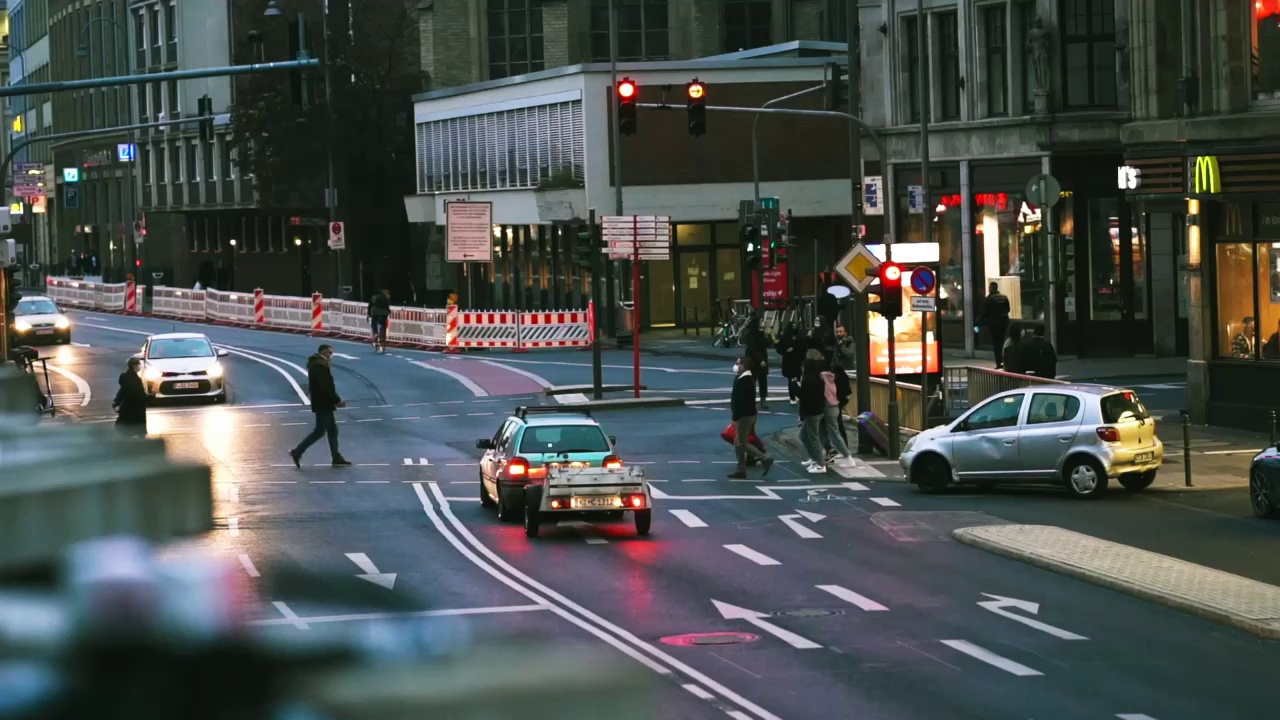
#> input picture Assignment4/sample.jpg, 1280 x 720 px, given in place of the camera
$ python Assignment3.py
#> lines starting #> are read from the running program, lines starting #| are printed output that depends on the picture; after the words box and inside, x2 and y2 are one past the last pixel; in counts of white or black regions, pixels touching at a corner belong together
import cv2
import numpy as np

def order_corners(points):
    # Raða þeim eftir x hnitum
    points = sorted(points, key=lambda p: p[0])

    # Skipti þeim upp eftir y hnitum
    upper_pair = sorted(points[:2], key=lambda p: p[1])
    lower_pair = sorted(points[2:], key=lambda p: p[1])

    ordered_corners = [upper_pair[0], upper_pair[1], lower_pair[1], lower_pair[0]]

    return ordered_corners


cap = cv2.VideoCapture(1)

while True:
    ret, frame = cap.read()
#> frame is the input picture: shape (720, 1280, 3); mean B, G, R 77.7, 79.4, 73.4

    gray = cv2.cvtColor(frame, cv2.COLOR_BGR2GRAY)
    gray = cv2.medianBlur(gray, 9)
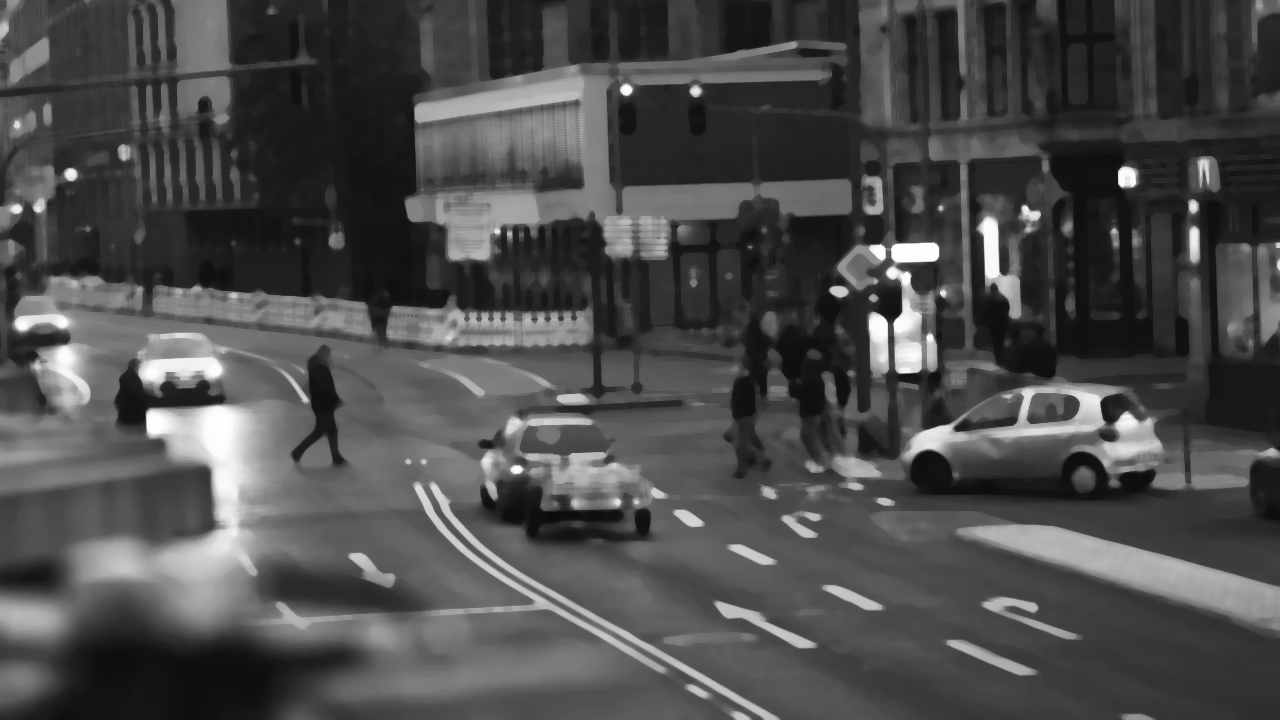
#> gray: shape (720, 1280); min 12, max 255, mean 76
    edges = cv2.Canny(gray, 100, 200)
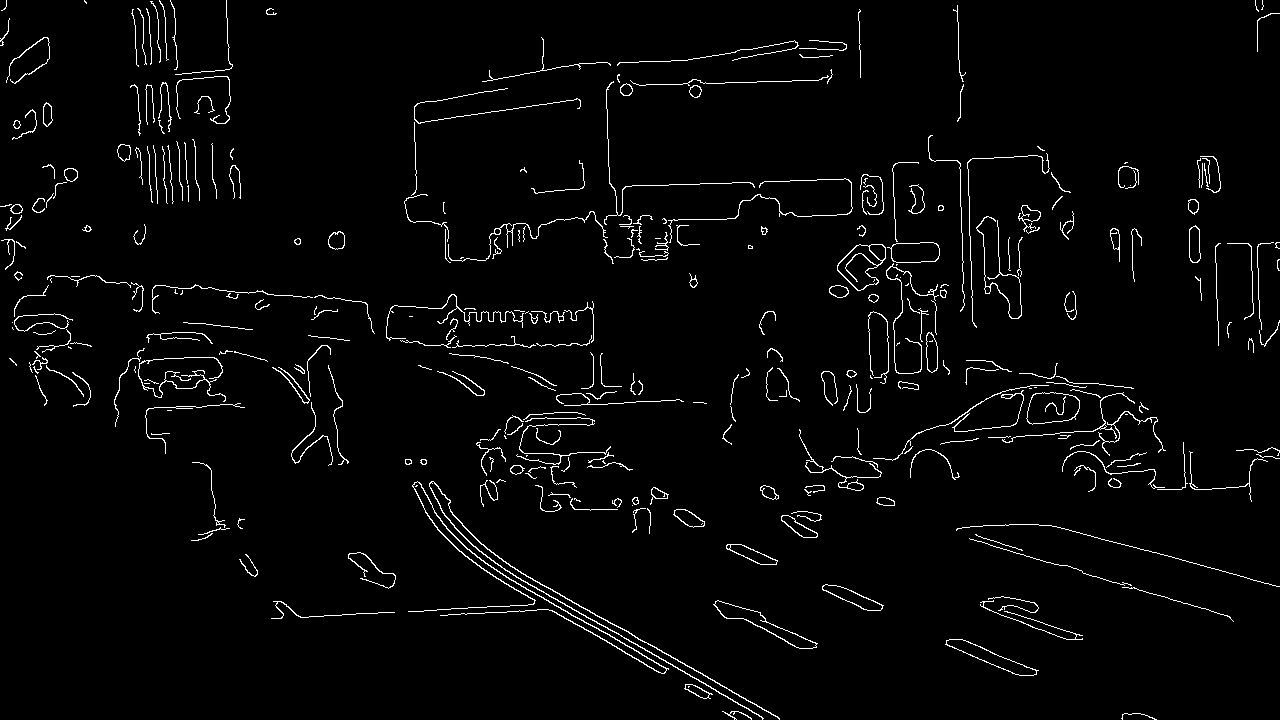
#> edges: shape (720, 1280); 2.7% white in thin lines or dots

    lines = cv2.HoughLinesP(edges, 1, np.pi / 180, threshold=80, minLineLength=40, maxLineGap=30)
#> lines = 104 rows, first 6: [439, 531, 763, 718], [526, 576, 770, 712], [488, 565, 711, 694], [1049, 525, 1279, 586], [16, 272, 131, 282], [518, 571, 707, 676]

    if lines is not None:
        # Teikna línurnar
        for line in lines:
            x1, y1, x2, y2 = line[0]
            cv2.line(frame, (x1, y1), (x2, y2), (0, 0, 255), 2)
#> this loop made 104 passes
#> (x1, y1, x2, y2) on passes 1 to 12: (439, 531, 763, 718), (526, 576, 770, 712), (488, 565, 711, 694), (1049, 525, 1279, 586), (16, 272, 131, 282), (518, 571, 707, 676), (580, 188, 893, 177), (191, 287, 365, 302), (835, 585, 883, 605), (481, 568, 733, 714), (973, 539, 1230, 617), (968, 161, 973, 323)
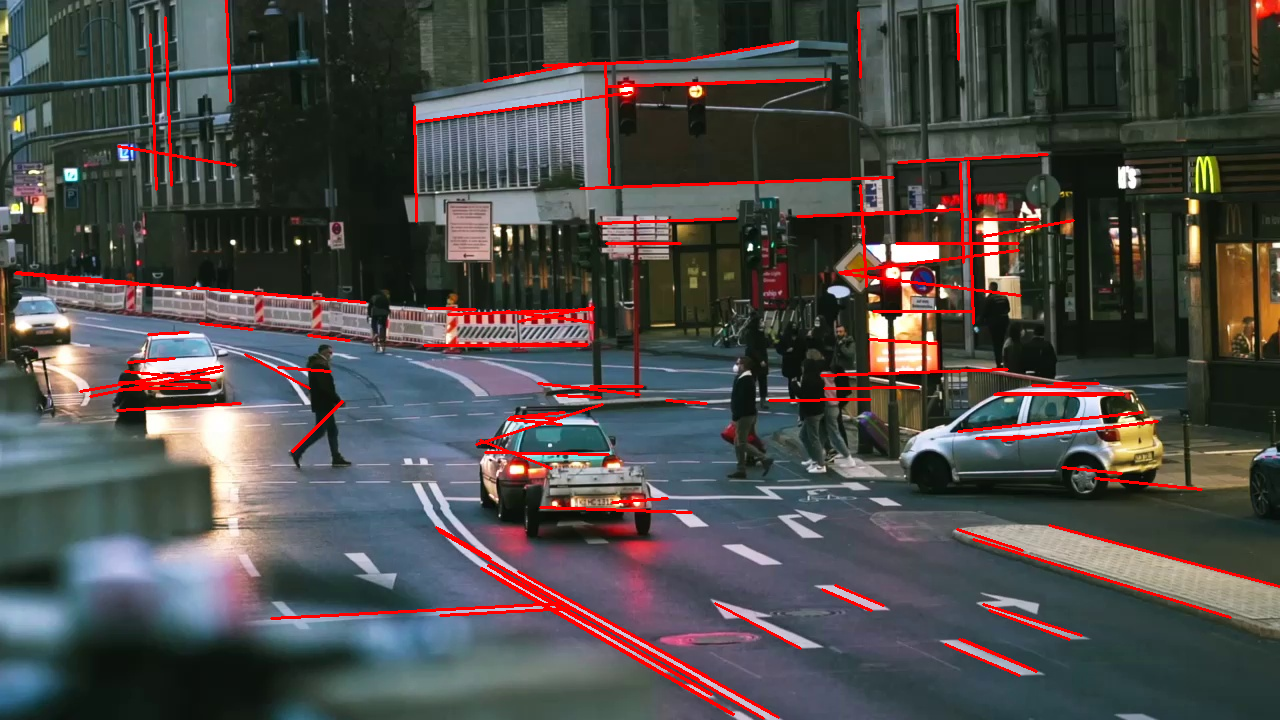
#> frame: shape (720, 1280, 3); 3.48% of pixels changed, all inside (x1, y1, x2, y2) = (14, 0, 1280, 720)

        # Finn intersections með cross product
        intersections = []
        for i in range(len(lines)):
            for j in range(i + 1, len(lines)):
                line1 = lines[i][0]
                line2 = lines[j][0]

                hom_line1 = np.cross([line1[0], line1[1], 1], [line1[2], line1[3], 1])
                hom_line2 = np.cross([line2[0], line2[1], 1], [line2[2], line2[3], 1])

                # Samsíða línur eða ekki?
                if hom_line1[2] == 0 or hom_line2[2] == 0:
                    continue

                # Reikna cross
                intersection = np.cross(hom_line1, hom_line2)
                px, py, pw = map(int, intersection)

                if pw != 0:
                    px, py = px // pw, py // pw

                    intersections.append((px, py))
#> this loop made 104 passes
#> after the loop, intersections = 5310 pairs, first value -1671985 to 503219, second value -1109863 to 208987

        # Taka 4 vinsælustu intersection
        if len(intersections) >= 4:
            intersection_counts = np.array(intersections)
#> intersection_counts has the same summary as intersections
            intersection_counts = np.unique(intersection_counts, axis=0, return_counts=True)
            sorted_indices = np.argsort(-intersection_counts[1])[:8]
#> sorted_indices = [2874, 2414, 2258, 2425, 1996, 1984, 2103, 2422]
            most_common_intersections = intersection_counts[0][sorted_indices]
#> most_common_intersections = [[434, 308], [295, 447], [242, 417], [299, 383], [179, 383], [178, 387], [201, 394], [298, 448]]

            # Passa að þetta sé ekki sami punkturinn tvisvar
            valid_intersections = []
            for new_intersection in most_common_intersections:
                # Passa að þetta sé inní rammanum
                if 0 <= new_intersection[0] < frame.shape[1] and 0 <= new_intersection[1] < frame.shape[0]:
                    is_close = False
                    for prev_intersection in valid_intersections:
                        distance = np.linalg.norm(new_intersection - prev_intersection)
                        if distance < 30:
                            is_close = True
                            break
                    if not is_close:
                        valid_intersections.append(new_intersection)
                    if len(valid_intersections) == 4:
                        break
#> this loop made 4 passes
#> after the loop, valid_intersections = [[434, 308], [295, 447], [242, 417], [299, 383]]

            for intersection in valid_intersections:
                cv2.circle(frame, tuple(intersection), 10, (0, 255, 0), -1)
#> this loop made 4 passes
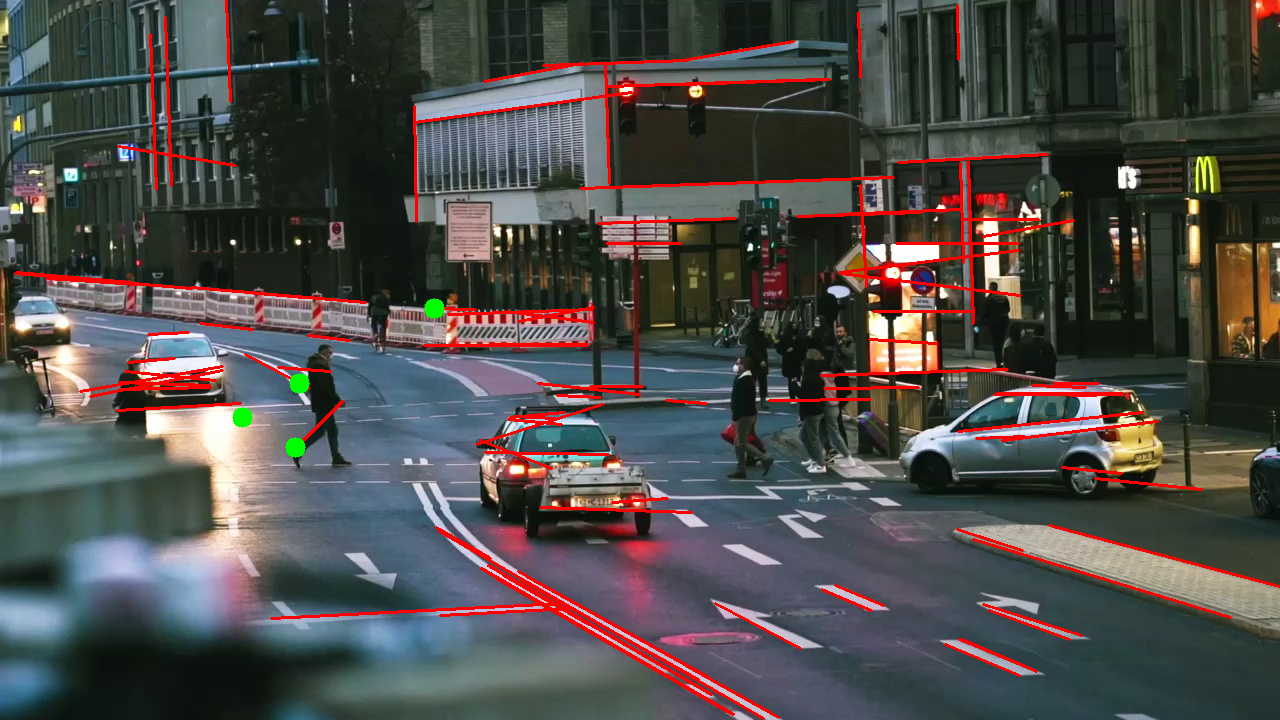
#> frame: shape (720, 1280, 3); 0.14% of pixels changed, all inside (x1, y1, x2, y2) = (232, 298, 445, 458)

            if len(valid_intersections) == 4:
                corners = order_corners(valid_intersections)
#> in order_corners, `points = sorted(points, key=lambda p: p[0])`: points = [[242, 417], [295, 447], [299, 383], [434, 308]]
#> in order_corners, `upper_pair = sorted(points[:2], key=lambda p: p[1])`: upper_pair = [[242, 417], [295, 447]]
#> in order_corners, `lower_pair = sorted(points[2:], key=lambda p: p[1])`: lower_pair = [[434, 308], [299, 383]]
#> in order_corners, `ordered_corners = [upper_pair[0], upper_pair[1], lower_pair[1], lower_..`: ordered_corners = [[242, 417], [295, 447], [299, 383], [434, 308]]
#> corners = [[242, 417], [295, 447], [299, 383], [434, 308]]
                # Homography
                pts1 = np.float32(corners)
#> pts1 = [[242, 417], [295, 447], [299, 383], [434, 308]]
                # Calculate the aspect ratio of the sides in pts1
                aspect_ratio_pts1 = np.linalg.norm(pts1[3] - pts1[0]) / np.linalg.norm(pts1[1] - pts1[0])
#> aspect_ratio_pts1 = 3.63
                width = 300
                height = int(300*aspect_ratio_pts1)
#> height = 1087
                # Adjust pts2 to have the same aspect ratio
                pts2 = np.float32([[0, 0], [width-1, 0], [width-1, height- 1], [0, height - 1]])
#> pts2 = [[0, 0], [299, 0], [299, 1086], [0, 1086]]
                matrix, x = cv2.findHomography(pts1, pts2)
#> matrix = [[-0.314, -0.553, 306.4], [0.0281, -0.0497, 13.92], [-0.000973, -0.00184, 1]]; x = [1, 1, 1, 1]

                # Perspective transformation
                result = cv2.warpPerspective(frame, matrix, (width, height))
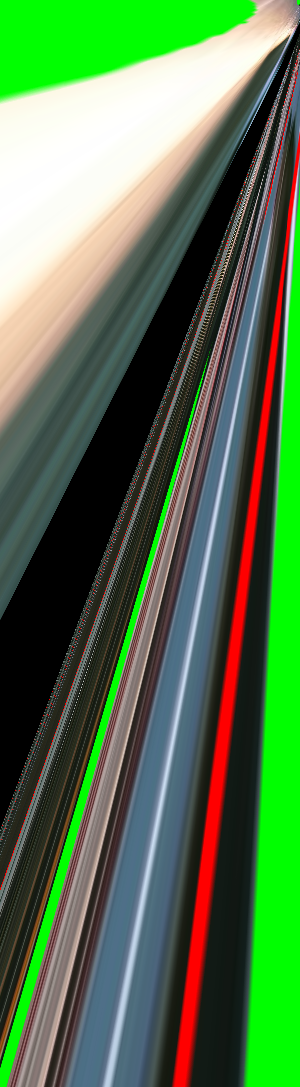
#> result: shape (1087, 300, 3); mean B, G, R 77.1, 117.6, 85.2

                cv2.imshow("Rectified Image", result)

    cv2.imshow("Video with Lines", frame)
    cv2.imshow('Edges', edges)

    if cv2.waitKey(1) & 0xFF == ord('q'):
#> (key q is pressed here)
        break

cap.release()
cv2.destroyAllWindows()

$ run again, on Assignment4/video.png
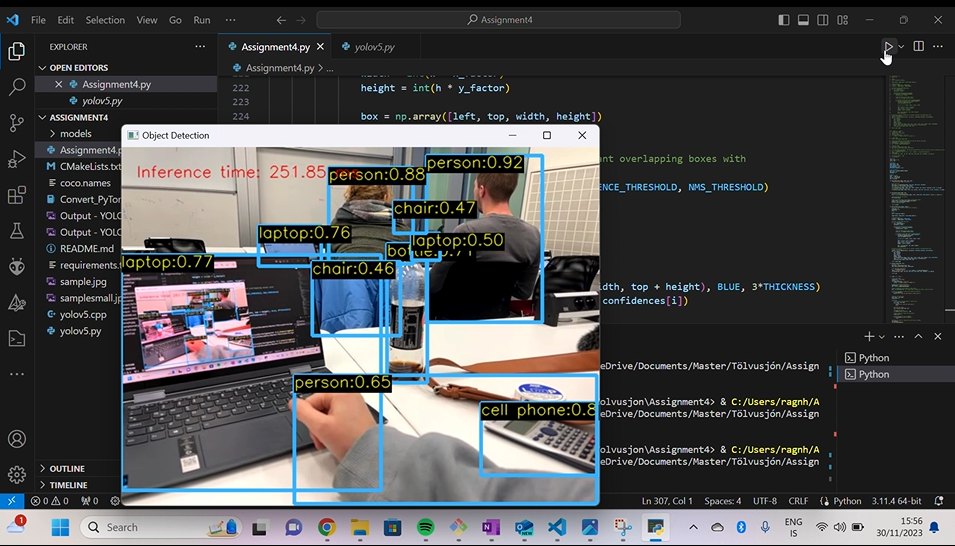
#> input picture Assignment4/video.png, 955 x 546 px, given in place of the camera
#> frame is the input picture: shape (546, 955, 3); mean B, G, R 78.6, 77.4, 77.2
#> `edges = cv2.Canny(gray, 100, 200)`:
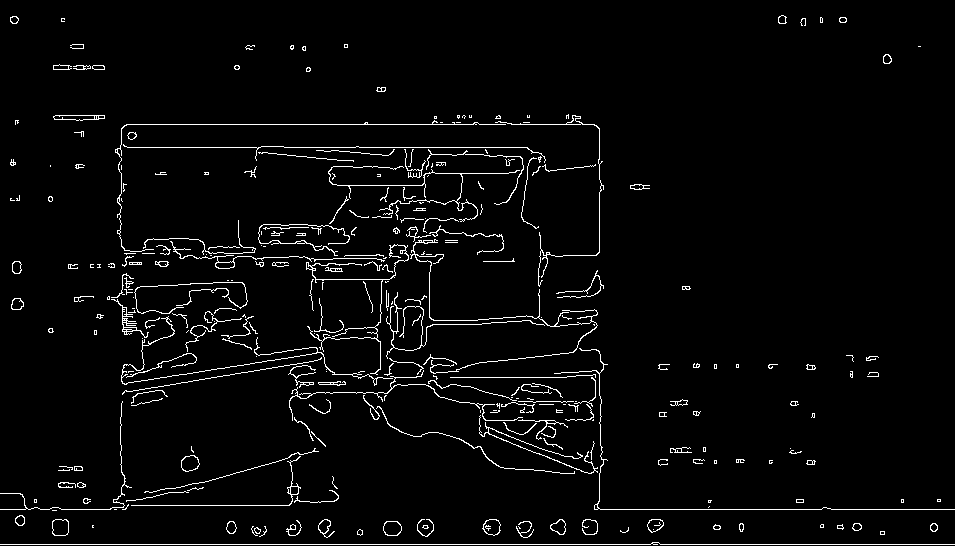
#> edges: shape (546, 955); 3.3% white in thin lines or dots
#> lines = 50 rows, first 6: [0, 544, 954, 544], [126, 124, 594, 124], [120, 147, 527, 147], [594, 509, 954, 509], [380, 342, 426, 335], [122, 383, 321, 352]
#> the loop `for line in lines:` made 50 passes
#> the loop `for i in range(len(lines)):` made 50 passes
#> after the loop `for i in range(len(lines)):`: intersections = 1133 pairs, first value -33757 to 56342, second value -2152 to 2705
#> intersection_counts has the same summary as intersections
#> sorted_indices = [898, 266, 926, 981, 707, 730, 700, 886]
#> most_common_intersections = [[1490, 173], [44, 254], [1661, 147], [2266, 199], [859, 292], [939, 287], [836, 272], [1447, 256]]
#> the loop `for new_intersection in most_common_intersections:` made 7 passes
#> after the loop `for new_intersection in most_common_intersections:`: valid_intersections = [[44, 254], [859, 292], [939, 287], [836, 272]]
#> the loop `for intersection in valid_intersections:` made 4 passes
#> points = [[44, 254], [836, 272], [859, 292], [939, 287]]
#> upper_pair = [[44, 254], [836, 272]]
#> lower_pair = [[939, 287], [859, 292]]
#> ordered_corners = [[44, 254], [836, 272], [859, 292], [939, 287]]
#> aspect_ratio_pts1 = 1.13
#> height = 339
#> pts2 = [[0, 0], [299, 0], [299, 338], [0, 338]]
#> matrix = [[0.0388, -1.05, 265.8], [0.011, -0.486, 122.9], [-8.24e-05, -0.00328, 1]]; x = [1, 1, 1, 1]
#> `result = cv2.warpPerspective(frame, matrix, (width, height))`:
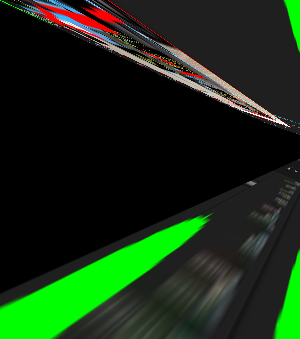
#> result: shape (339, 300, 3); mean B, G, R 18.7, 43.5, 21.4
